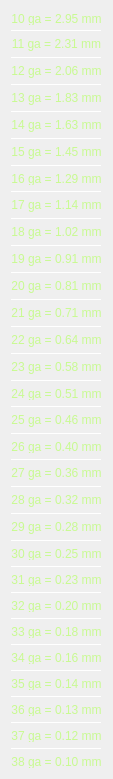
       <widget class="QWidget" name="scrollAreaWidgetContents_2">
        <property name="geometry">
         <rect>
          <x>0</x>
          <y>0</y>
          <width>112</width>
          <height>759</height>
         </rect>
        </property>
        <layout class="QVBoxLayout" name="verticalLayout">
         <item>
          <widget class="QLabel" name="label_14">
           <property name="sizePolicy">
            <sizepolicy hsizetype="Preferred" vsizetype="Fixed">
             <horstretch>0</horstretch>
             <verstretch>0</verstretch>
            </sizepolicy>
           </property>
           <property name="minimumSize">
            <size>
             <width>0</width>
             <height>13</height>
            </size>
           </property>
           <property name="maximumSize">
            <size>
             <width>16777215</width>
             <height>11</height>
            </size>
           </property>
           <property name="sizeIncrement">
            <size>
             <width>0</width>
             <height>13</height>
            </size>
           </property>
           <property name="baseSize">
            <size>
             <width>0</width>
             <height>13</height>
            </size>
           </property>
           <property name="styleSheet">
            <string notr="true">color: rgb(200, 250, 145);</string>
           </property>
           <property name="text">
            <string>10 ga = 2.95 mm</string>
           </property>
           <property name="scaledContents">
            <bool>true</bool>
           </property>
           <property name="alignment">
            <set>Qt::AlignCenter</set>
           </property>
          </widget>
         </item>
         <item>
          <widget class="Line" name="line_14">
           <property name="sizePolicy">
            <sizepolicy hsizetype="Minimum" vsizetype="Maximum">
             <horstretch>0</horstretch>
             <verstretch>0</verstretch>
            </sizepolicy>
           </property>
           <property name="minimumSize">
            <size>
             <width>0</width>
             <height>1</height>
            </size>
           </property>
           <property name="maximumSize">
            <size>
             <width>16777215</width>
             <height>1</height>
            </size>
           </property>
           <property name="orientation">
            <enum>Qt::Horizontal</enum>
           </property>
          </widget>
         </item>
         <item>
          <widget class="QLabel" name="label_15">
           <property name="styleSheet">
            <string notr="true">color: rgb(200, 250, 145);</string>
           </property>
           <property name="text">
            <string>11 ga = 2.31 mm</string>
           </property>
           <property name="alignment">
            <set>Qt::AlignCenter</set>
           </property>
          </widget>
         </item>
         <item>
          <widget class="Line" name="line_16">
           <property name="minimumSize">
            <size>
             <width>0</width>
             <height>1</height>
            </size>
           </property>
           <property name="orientation">
            <enum>Qt::Horizontal</enum>
           </property>
          </widget>
         </item>
         <item>
          <widget class="QLabel" name="label_16">
           <property name="styleSheet">
            <string notr="true">color: rgb(200, 250, 145);</string>
           </property>
           <property name="text">
            <string>12 ga = 2.06 mm</string>
           </property>
           <property name="alignment">
            <set>Qt::AlignCenter</set>
           </property>
          </widget>
         </item>
         <item>
          <widget class="Line" name="line_15">
           <property name="minimumSize">
            <size>
             <width>0</width>
             <height>1</height>
            </size>
           </property>
           <property name="orientation">
            <enum>Qt::Horizontal</enum>
           </property>
          </widget>
         </item>
         <item>
          <widget class="QLabel" name="label_17">
           <property name="styleSheet">
            <string notr="true">color: rgb(200, 250, 145);</string>
           </property>
           <property name="text">
            <string>13 ga = 1.83 mm</string>
           </property>
           <property name="alignment">
            <set>Qt::AlignCenter</set>
           </property>
          </widget>
         </item>
         <item>
          <widget class="Line" name="line_19">
           <property name="minimumSize">
            <size>
             <width>0</width>
             <height>1</height>
            </size>
           </property>
           <property name="orientation">
            <enum>Qt::Horizontal</enum>
           </property>
          </widget>
         </item>
         <item>
          <widget class="QLabel" name="label_31">
           <property name="styleSheet">
            <string notr="true">color: rgb(200, 250, 145);</string>
           </property>
           <property name="text">
            <string>14 ga = 1.63 mm</string>
           </property>
           <property name="alignment">
            <set>Qt::AlignCenter</set>
           </property>
          </widget>
         </item>
         <item>
          <widget class="Line" name="line_31">
           <property name="minimumSize">
            <size>
             <width>0</width>
             <height>1</height>
            </size>
           </property>
           <property name="orientation">
            <enum>Qt::Horizontal</enum>
           </property>
          </widget>
         </item>
         <item>
          <widget class="QLabel" name="label_33">
           <property name="styleSheet">
            <string notr="true">color: rgb(200, 250, 145);</string>
           </property>
           <property name="text">
            <string>15 ga = 1.45 mm</string>
           </property>
           <property name="alignment">
            <set>Qt::AlignCenter</set>
           </property>
          </widget>
         </item>
         <item>
          <widget class="Line" name="line_39">
           <property name="minimumSize">
            <size>
             <width>0</width>
             <height>1</height>
            </size>
           </property>
           <property name="orientation">
            <enum>Qt::Horizontal</enum>
           </property>
          </widget>
         </item>
         <item>
          <widget class="QLabel" name="label_38">
           <property name="sizePolicy">
            <sizepolicy hsizetype="Preferred" vsizetype="MinimumExpanding">
             <horstretch>0</horstretch>
             <verstretch>0</verstretch>
            </sizepolicy>
           </property>
           <property name="minimumSize">
            <size>
             <width>0</width>
             <height>13</height>
            </size>
           </property>
           <property name="styleSheet">
            <string notr="true">color: rgb(200, 250, 145);</string>
           </property>
           <property name="text">
            <string>16 ga = 1.29 mm</string>
           </property>
           <property name="alignment">
            <set>Qt::AlignCenter</set>
           </property>
          </widget>
         </item>
         <item>
          <widget class="Line" name="line_38">
           <property name="minimumSize">
            <size>
             <width>0</width>
             <height>1</height>
            </size>
           </property>
           <property name="orientation">
            <enum>Qt::Horizontal</enum>
           </property>
          </widget>
         </item>
         <item>
          <widget class="QLabel" name="label_40">
           <property name="styleSheet">
            <string notr="true">color: rgb(200, 250, 145);</string>
           </property>
           <property name="text">
            <string>17 ga = 1.14 mm</string>
           </property>
           <property name="alignment">
            <set>Qt::AlignCenter</set>
           </property>
          </widget>
         </item>
         <item>
          <widget class="Line" name="line_37">
           <property name="minimumSize">
            <size>
             <width>0</width>
             <height>1</height>
            </size>
           </property>
           <property name="orientation">
            <enum>Qt::Horizontal</enum>
           </property>
          </widget>
         </item>
         <item>
          <widget class="QLabel" name="label_41">
           <property name="styleSheet">
            <string notr="true">color: rgb(200, 250, 145);</string>
           </property>
           <property name="text">
            <string>18 ga = 1.02 mm</string>
           </property>
           <property name="alignment">
            <set>Qt::AlignCenter</set>
           </property>
          </widget>
         </item>
         <item>
          <widget class="Line" name="line_40">
           <property name="minimumSize">
            <size>
             <width>0</width>
             <height>1</height>
            </size>
           </property>
           <property name="orientation">
            <enum>Qt::Horizontal</enum>
           </property>
          </widget>
         </item>
         <item>
          <widget class="QLabel" name="label_39">
           <property name="styleSheet">
            <string notr="true">color: rgb(200, 250, 145);</string>
           </property>
           <property name="text">
            <string>19 ga = 0.91 mm</string>
           </property>
           <property name="alignment">
            <set>Qt::AlignCenter</set>
           </property>
          </widget>
         </item>
         <item>
          <widget class="Line" name="line_35">
           <property name="minimumSize">
            <size>
             <width>0</width>
             <height>1</height>
            </size>
           </property>
           <property name="orientation">
            <enum>Qt::Horizontal</enum>
           </property>
          </widget>
         </item>
         <item>
          <widget class="QLabel" name="label_36">
           <property name="styleSheet">
            <string notr="true">color: rgb(200, 250, 145);</string>
           </property>
           <property name="text">
            <string>20 ga = 0.81 mm</string>
           </property>
           <property name="alignment">
            <set>Qt::AlignCenter</set>
           </property>
          </widget>
         </item>
         <item>
          <widget class="Line" name="line_34">
           <property name="minimumSize">
            <size>
             <width>0</width>
             <height>1</height>
            </size>
           </property>
           <property name="orientation">
            <enum>Qt::Horizontal</enum>
           </property>
          </widget>
         </item>
         <item>
          <widget class="QLabel" name="label_35">
           <property name="styleSheet">
            <string notr="true">color: rgb(200, 250, 145);</string>
           </property>
           <property name="text">
            <string>21 ga = 0.71 mm</string>
           </property>
           <property name="alignment">
            <set>Qt::AlignCenter</set>
           </property>
          </widget>
         </item>
         <item>
          <widget class="Line" name="line_33">
           <property name="minimumSize">
            <size>
             <width>0</width>
             <height>1</height>
            </size>
           </property>
           <property name="orientation">
            <enum>Qt::Horizontal</enum>
           </property>
          </widget>
         </item>
         <item>
          <widget class="QLabel" name="label_34">
           <property name="styleSheet">
            <string notr="true">color: rgb(200, 250, 145);</string>
           </property>
           <property name="text">
            <string>22 ga = 0.64 mm</string>
           </property>
           <property name="alignment">
            <set>Qt::AlignCenter</set>
           </property>
          </widget>
         </item>
         <item>
          <widget class="Line" name="line_36">
           <property name="minimumSize">
            <size>
             <width>0</width>
             <height>1</height>
            </size>
           </property>
           <property name="orientation">
            <enum>Qt::Horizontal</enum>
           </property>
          </widget>
         </item>
         <item>
          <widget class="QLabel" name="label_37">
           <property name="styleSheet">
            <string notr="true">color: rgb(200, 250, 145);</string>
           </property>
           <property name="text">
            <string>23 ga = 0.58 mm</string>
           </property>
           <property name="alignment">
            <set>Qt::AlignCenter</set>
           </property>
          </widget>
         </item>
         <item>
          <widget class="Line" name="line_29">
           <property name="minimumSize">
            <size>
             <width>0</width>
             <height>1</height>
            </size>
           </property>
           <property name="orientation">
            <enum>Qt::Horizontal</enum>
           </property>
          </widget>
         </item>
         <item>
          <widget class="QLabel" name="label_32">
           <property name="sizePolicy">
            <sizepolicy hsizetype="Minimum" vsizetype="Preferred">
             <horstretch>0</horstretch>
             <verstretch>0</verstretch>
            </sizepolicy>
           </property>
           <property name="minimumSize">
            <size>
             <width>0</width>
             <height>13</height>
            </size>
           </property>
           <property name="styleSheet">
            <string notr="true">color: rgb(200, 250, 145);</string>
           </property>
           <property name="text">
            <string>24 ga = 0.51 mm</string>
           </property>
           <property name="alignment">
            <set>Qt::AlignCenter</set>
           </property>
          </widget>
         </item>
         <item>
          <widget class="Line" name="line_30">
           <property name="minimumSize">
            <size>
             <width>0</width>
             <height>1</height>
            </size>
           </property>
           <property name="orientation">
            <enum>Qt::Horizontal</enum>
           </property>
          </widget>
         </item>
         <item>
          <widget class="QLabel" name="label_30">
           <property name="styleSheet">
            <string notr="true">color: rgb(200, 250, 145);</string>
           </property>
           <property name="text">
            <string>25 ga = 0.46 mm</string>
           </property>
           <property name="alignment">
            <set>Qt::AlignCenter</set>
           </property>
          </widget>
         </item>
         <item>
          <widget class="Line" name="line_32">
           <property name="minimumSize">
            <size>
             <width>0</width>
             <height>1</height>
            </size>
           </property>
           <property name="orientation">
            <enum>Qt::Horizontal</enum>
           </property>
          </widget>
         </item>
         <item>
          <widget class="QLabel" name="label_19">
           <property name="sizePolicy">
            <sizepolicy hsizetype="Preferred" vsizetype="Preferred">
             <horstretch>0</horstretch>
             <verstretch>0</verstretch>
            </sizepolicy>
           </property>
           <property name="minimumSize">
            <size>
             <width>0</width>
             <height>13</height>
            </size>
           </property>
           <property name="maximumSize">
            <size>
             <width>16777215</width>
             <height>13</height>
            </size>
           </property>
           <property name="styleSheet">
            <string notr="true">color: rgb(200, 250, 145);</string>
           </property>
           <property name="text">
            <string>26 ga = 0.40 mm</string>
           </property>
           <property name="scaledContents">
            <bool>false</bool>
           </property>
           <property name="alignment">
            <set>Qt::AlignCenter</set>
           </property>
          </widget>
         </item>
         <item>
          <widget class="Line" name="line_17">
           <property name="minimumSize">
            <size>
             <width>0</width>
             <height>1</height>
            </size>
           </property>
           <property name="orientation">
            <enum>Qt::Horizontal</enum>
           </property>
          </widget>
         </item>
         <item>
          <widget class="QLabel" name="label_21">
           <property name="styleSheet">
            <string notr="true">color: rgb(200, 250, 145);</string>
           </property>
           <property name="text">
            <string>27 ga = 0.36 mm</string>
           </property>
           <property name="alignment">
            <set>Qt::AlignCenter</set>
           </property>
          </widget>
         </item>
         <item>
          <widget class="Line" name="line_27">
           <property name="minimumSize">
            <size>
             <width>0</width>
             <height>1</height>
            </size>
           </property>
           <property name="orientation">
            <enum>Qt::Horizontal</enum>
           </property>
          </widget>
         </item>
         <item>
          <widget class="QLabel" name="label_26">
           <property name="styleSheet">
            <string notr="true">color: rgb(200, 250, 145);</string>
           </property>
           <property name="text">
            <string>28 ga = 0.32 mm</string>
           </property>
           <property name="alignment">
            <set>Qt::AlignCenter</set>
           </property>
          </widget>
         </item>
         <item>
          <widget class="Line" name="line_25">
           <property name="minimumSize">
            <size>
             <width>0</width>
             <height>1</height>
            </size>
           </property>
           <property name="orientation">
            <enum>Qt::Horizontal</enum>
           </property>
          </widget>
         </item>
         <item>
          <widget class="QLabel" name="label_29">
           <property name="styleSheet">
            <string notr="true">color: rgb(200, 250, 145);</string>
           </property>
           <property name="text">
            <string>29 ga = 0.28 mm</string>
           </property>
           <property name="alignment">
            <set>Qt::AlignCenter</set>
           </property>
          </widget>
         </item>
         <item>
          <widget class="Line" name="line_26">
           <property name="minimumSize">
            <size>
             <width>0</width>
             <height>1</height>
            </size>
           </property>
           <property name="orientation">
            <enum>Qt::Horizontal</enum>
           </property>
          </widget>
         </item>
         <item>
          <widget class="QLabel" name="label_28">
           <property name="sizePolicy">
            <sizepolicy hsizetype="Minimum" vsizetype="Preferred">
             <horstretch>0</horstretch>
             <verstretch>0</verstretch>
            </sizepolicy>
           </property>
           <property name="minimumSize">
            <size>
             <width>0</width>
             <height>13</height>
            </size>
           </property>
           <property name="styleSheet">
            <string notr="true">color: rgb(200, 250, 145);</string>
           </property>
           <property name="text">
            <string>30 ga = 0.25 mm</string>
           </property>
           <property name="alignment">
            <set>Qt::AlignCenter</set>
           </property>
          </widget>
         </item>
         <item>
          <widget class="Line" name="line_28">
           <property name="minimumSize">
            <size>
             <width>0</width>
             <height>1</height>
            </size>
           </property>
           <property name="orientation">
            <enum>Qt::Horizontal</enum>
           </property>
          </widget>
         </item>
         <item>
          <widget class="QLabel" name="label_27">
           <property name="sizePolicy">
            <sizepolicy hsizetype="Minimum" vsizetype="Fixed">
             <horstretch>0</horstretch>
             <verstretch>0</verstretch>
            </sizepolicy>
           </property>
           <property name="minimumSize">
            <size>
             <width>0</width>
             <height>13</height>
            </size>
           </property>
           <property name="styleSheet">
            <string notr="true">color: rgb(200, 250, 145);</string>
           </property>
           <property name="text">
            <string>31 ga = 0.23 mm</string>
           </property>
           <property name="alignment">
            <set>Qt::AlignCenter</set>
           </property>
          </widget>
         </item>
         <item>
          <widget class="Line" name="line_22">
           <property name="minimumSize">
            <size>
             <width>0</width>
             <height>1</height>
            </size>
           </property>
           <property name="orientation">
            <enum>Qt::Horizontal</enum>
           </property>
          </widget>
         </item>
         <item>
          <widget class="QLabel" name="label_24">
           <property name="sizePolicy">
            <sizepolicy hsizetype="Minimum" vsizetype="Preferred">
             <horstretch>0</horstretch>
             <verstretch>0</verstretch>
            </sizepolicy>
           </property>
           <property name="minimumSize">
            <size>
             <width>0</width>
             <height>13</height>
            </size>
           </property>
           <property name="styleSheet">
            <string notr="true">color: rgb(200, 250, 145);</string>
           </property>
           <property name="text">
            <string>32 ga = 0.20 mm</string>
           </property>
           <property name="alignment">
            <set>Qt::AlignCenter</set>
           </property>
          </widget>
         </item>
         <item>
          <widget class="Line" name="line_21">
           <property name="minimumSize">
            <size>
             <width>0</width>
             <height>1</height>
            </size>
           </property>
           <property name="orientation">
            <enum>Qt::Horizontal</enum>
           </property>
          </widget>
         </item>
         <item>
          <widget class="QLabel" name="label_25">
           <property name="sizePolicy">
            <sizepolicy hsizetype="Minimum" vsizetype="Preferred">
             <horstretch>0</horstretch>
             <verstretch>0</verstretch>
            </sizepolicy>
           </property>
           <property name="minimumSize">
            <size>
             <width>0</width>
             <height>13</height>
            </size>
           </property>
           <property name="styleSheet">
            <string notr="true">color: rgb(200, 250, 145);</string>
           </property>
           <property name="text">
            <string>33 ga = 0.18 mm</string>
           </property>
           <property name="alignment">
            <set>Qt::AlignCenter</set>
           </property>
          </widget>
         </item>
         <item>
          <widget class="Line" name="line_23">
           <property name="minimumSize">
            <size>
             <width>0</width>
             <height>1</height>
            </size>
           </property>
           <property name="orientation">
            <enum>Qt::Horizontal</enum>
           </property>
          </widget>
         </item>
         <item>
          <widget class="QLabel" name="label_23">
           <property name="sizePolicy">
            <sizepolicy hsizetype="Minimum" vsizetype="Preferred">
             <horstretch>0</horstretch>
             <verstretch>0</verstretch>
            </sizepolicy>
           </property>
           <property name="minimumSize">
            <size>
             <width>0</width>
             <height>13</height>
            </size>
           </property>
           <property name="styleSheet">
            <string notr="true">color: rgb(200, 250, 145);</string>
           </property>
           <property name="text">
            <string>34 ga = 0.16 mm</string>
           </property>
           <property name="alignment">
            <set>Qt::AlignCenter</set>
           </property>
          </widget>
         </item>
         <item>
          <widget class="Line" name="line_24">
           <property name="minimumSize">
            <size>
             <width>0</width>
             <height>1</height>
            </size>
           </property>
           <property name="orientation">
            <enum>Qt::Horizontal</enum>
           </property>
          </widget>
         </item>
         <item>
          <widget class="QLabel" name="label_22">
           <property name="sizePolicy">
            <sizepolicy hsizetype="Minimum" vsizetype="Preferred">
             <horstretch>0</horstretch>
             <verstretch>0</verstretch>
            </sizepolicy>
           </property>
           <property name="minimumSize">
            <size>
             <width>0</width>
             <height>13</height>
            </size>
           </property>
           <property name="styleSheet">
            <string notr="true">color: rgb(200, 250, 145);</string>
           </property>
           <property name="text">
            <string>35 ga = 0.14 mm</string>
           </property>
           <property name="alignment">
            <set>Qt::AlignCenter</set>
           </property>
          </widget>
         </item>
         <item>
          <widget class="Line" name="line_18">
           <property name="minimumSize">
            <size>
             <width>0</width>
             <height>1</height>
            </size>
           </property>
           <property name="orientation">
            <enum>Qt::Horizontal</enum>
           </property>
          </widget>
         </item>
         <item>
          <widget class="QLabel" name="label_20">
           <property name="sizePolicy">
            <sizepolicy hsizetype="Minimum" vsizetype="Preferred">
             <horstretch>0</horstretch>
             <verstretch>0</verstretch>
            </sizepolicy>
           </property>
           <property name="minimumSize">
            <size>
             <width>0</width>
             <height>13</height>
            </size>
           </property>
           <property name="styleSheet">
            <string notr="true">color: rgb(200, 250, 145);</string>
           </property>
           <property name="text">
            <string>36 ga = 0.13 mm</string>
           </property>
           <property name="alignment">
            <set>Qt::AlignCenter</set>
           </property>
          </widget>
         </item>
         <item>
          <widget class="Line" name="line_20">
           <property name="minimumSize">
            <size>
             <width>0</width>
             <height>1</height>
            </size>
           </property>
           <property name="orientation">
            <enum>Qt::Horizontal</enum>
           </property>
          </widget>
         </item>
         <item>
          <widget class="QLabel" name="label_18">
           <property name="sizePolicy">
            <sizepolicy hsizetype="Minimum" vsizetype="Preferred">
             <horstretch>0</horstretch>
             <verstretch>0</verstretch>
            </sizepolicy>
           </property>
           <property name="minimumSize">
            <size>
             <width>0</width>
             <height>13</height>
            </size>
           </property>
           <property name="styleSheet">
            <string notr="true">color: rgb(200, 250, 145);</string>
           </property>
           <property name="text">
            <string>37 ga = 0.12 mm</string>
           </property>
           <property name="alignment">
            <set>Qt::AlignCenter</set>
           </property>
          </widget>
         </item>
         <item>
          <widget class="Line" name="line_13">
           <property name="minimumSize">
            <size>
             <width>0</width>
             <height>1</height>
            </size>
           </property>
           <property name="orientation">
            <enum>Qt::Horizontal</enum>
           </property>
          </widget>
         </item>
         <item>
          <widget class="QLabel" name="label_42">
           <property name="sizePolicy">
            <sizepolicy hsizetype="Minimum" vsizetype="Preferred">
             <horstretch>0</horstretch>
             <verstretch>0</verstretch>
            </sizepolicy>
           </property>
           <property name="minimumSize">
            <size>
             <width>0</width>
             <height>13</height>
            </size>
           </property>
           <property name="styleSheet">
            <string notr="true">color: rgb(200, 250, 145);</string>
           </property>
           <property name="text">
            <string>38 ga = 0.10 mm</string>
           </property>
           <property name="alignment">
            <set>Qt::AlignCenter</set>
           </property>
          </widget>
         </item>
        </layout>
       </widget>
